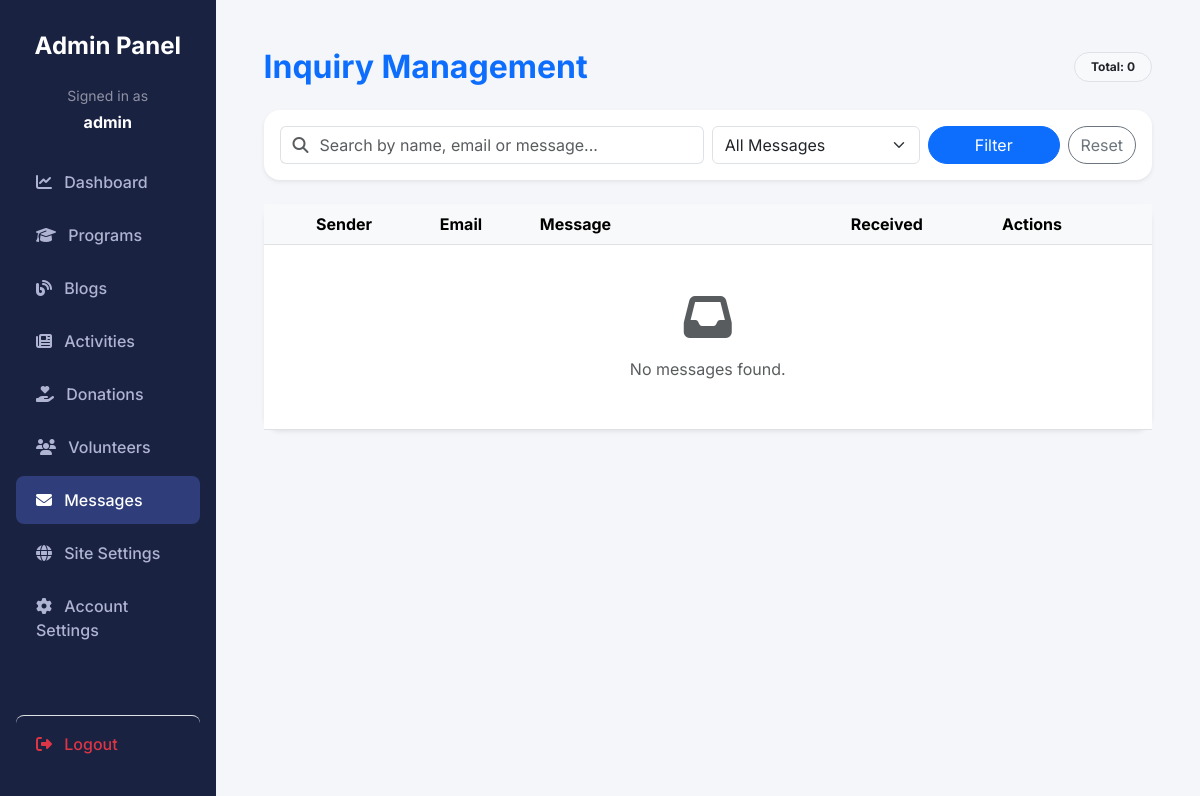
The page /backend/contacts.php (signed in) on the database as committed earlier.
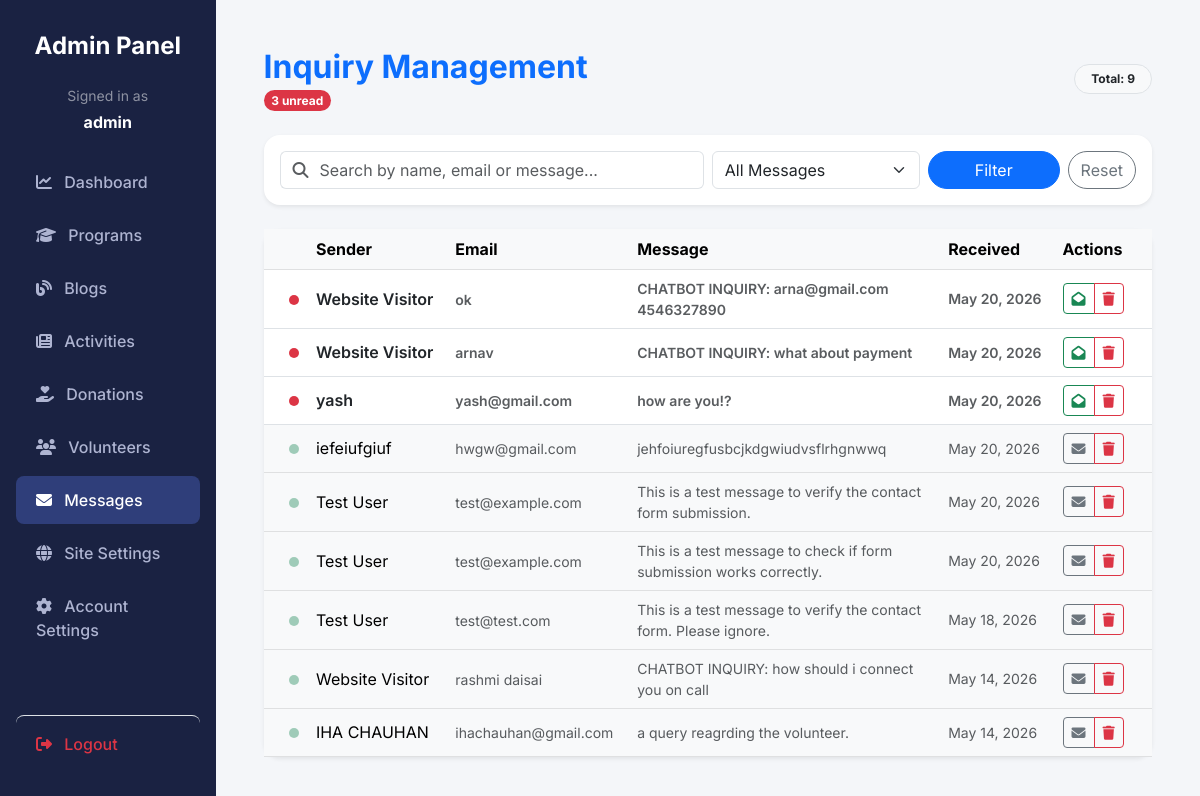
The same page on the database as committed later.
### tables this page shows
CREATE TABLE `contacts` (
  `id` int(11) NOT NULL AUTO_INCREMENT,
  `name` varchar(255) NOT NULL,
  `email` varchar(255) NOT NULL,
  `message` text NOT NULL,
  `status` enum('pending','resolved') DEFAULT 'pending',
  `created_at` timestamp NOT NULL DEFAULT current_timestamp(),
  `read_status` tinyint(1) NOT NULL DEFAULT 0,
  PRIMARY KEY (`id`)
);

### backend/contacts.php (the view, shortened to what the changed rows need)
<?php
require_once 'includes/header.php';
$search  = trim($_GET['search'] ?? '');
$filter  = $_GET['filter']  ?? 'all';
$page    = max(1, (int)($_GET['page'] ?? 1));
$per_page = 10;
$offset  = ($page - 1) * $per_page;
$where_clauses = [];
$params        = [];
$where_sql = $where_clauses ? 'WHERE ' . implode(' AND ', $where_clauses) : '';
$count_stmt = $pdo->prepare("SELECT COUNT(*) FROM contacts $where_sql");
$count_stmt->execute($params);
$total      = (int)$count_stmt->fetchColumn();
$total_pages = max(1, ceil($total / $per_page));
$page = min($page, $total_pages);
$stmt = $pdo->prepare("SELECT * FROM contacts $where_sql ORDER BY read_status ASC, created_at DESC LIMIT $per_page OFFSET $offset");
$stmt->execute($params);
$messages = $stmt->fetchAll();
$unread_total = (int)$pdo->query("SELECT COUNT(*) FROM contacts WHERE read_status = 0")->fetchColumn();
?>
<div class="d-flex justify-content-between align-items-center mb-4 flex-wrap gap-3">
    <div>
        <h2 class="fw-bold text-primary mb-0">Inquiry Management</h2>
        <?php if ($unread_total > 0): ?>
        <span class="badge bg-danger rounded-pill mt-1"><?= $unread_total ?> unread</span>
        <?php endif; ?>
    </div>
    <div class="d-flex gap-2 flex-wrap">
        <span class="badge bg-light text-dark border px-3 py-2 rounded-pill">Total: <?= $total ?></span>
    </div>
</div>
<div class="card border-0 shadow-sm rounded-4">
    <div class="card-body p-0">
        <div class="table-responsive">
            <table class="table table-hover align-middle mb-0">
                <thead class="table-light">
                    <tr>
                        <th class="ps-4" width="5%"></th>
                        <th>Sender</th>
                        <th>Email</th>
                        <th width="35%">Message</th>
                        <th>Received</th>
                        <th class="pe-4">Actions</th>
                    </tr>
                </thead>
                <tbody>
                    <?php foreach ($messages as $m): ?>
                    <?php $is_read = (bool)$m['read_status']; ?>
                    <tr class="<?= $is_read ? 'table-light' : 'fw-semibold' ?>">
                        <td class="ps-4 text-center">
                            <?php if (!$is_read): ?>
                                <span class="badge bg-danger rounded-circle p-1" title="Unread" style="width:10px;height:10px;display:inline-block;"></span>
                            <?php else: ?>
                                <span class="badge bg-success rounded-circle p-1" title="Read" style="width:10px;height:10px;display:inline-block;opacity:0.4;"></span>
                            <?php endif; ?>
                        </td>
                        <td>
                            <div><?= htmlspecialchars($m['name'] ?: 'Website Visitor') ?></div>
                        </td>
                        <td><a href="mailto:<?= htmlspecialchars($m['email']) ?>" class="text-decoration-none text-muted small"><?= htmlspecialchars($m['email']) ?></a></td>
                        <td>
                            <div class="small text-muted" style="max-height:80px;overflow-y:auto;">
                                <?= nl2br(htmlspecialchars($m['message'])) ?>
                            </div>
                        </td>
                        <td class="text-muted small"><?= date('M d, Y', strtotime($m['created_at'])) ?></td>
                        <td class="pe-4">
                            <div class="btn-group btn-group-sm">
                                <?php
                                $back_params = http_build_query(array_filter(['search'=>$search,'filter'=>$filter,'page'=>$page]));
                                $back = $back_params ? "&$back_params" : '';
                                ?>
                                <a href="contacts.php?toggle_read=<?= $m['id'] . $back ?>"
                                   class="btn <?= $is_read ? 'btn-outline-secondary' : 'btn-outline-success' ?>"
                                   title="<?= $is_read ? 'Mark as Unread' : 'Mark as Read' ?>">
                                    <i class="fas <?= $is_read ? 'fa-envelope' : 'fa-envelope-open' ?>"></i>
                                </a>
                                <a href="contacts.php?delete=<?= $m['id'] ?>"
                                   class="btn btn-outline-danger"
                                   onclick="return confirm('Delete this message permanently?')"
                                   title="Delete">
                                    <i class="fas fa-trash"></i>
                                </a>
                            </div>
                        </td>
                    </tr>
                    <?php endforeach; ?>
                    <?php if (empty($messages)): ?>
                    <tr><td colspan="6" class="text-center py-5 text-muted">
                        <i class="fas fa-inbox fa-3x mb-3 d-block"></i>No messages found.
                    </td></tr>
                    <?php endif; ?>
                </tbody>
            </table>
        </div>
    </div>
</div>
<?php require_once 'includes/footer.php'; ?>

Rows that differ between the two databases and show on the page:
added contacts: read_status 0 (drawn), name "Website Visitor", email "ok", message "CHATBOT INQUIRY: arna@gmail.com 4546327890", created_at "May 20, 2026"
added contacts: read_status 0 (drawn), name "Website Visitor", email "arnav", message "CHATBOT INQUIRY: what about payment", created_at "May 20, 2026"
added contacts: read_status 0 (drawn), name "yash", email "yash@gmail.com", message "how are you!?", created_at "May 20, 2026"
added contacts: read_status 1 (drawn), name "iefeiufgiuf", email "hwgw@gmail.com", message "jehfoiuregfusbcjkdgwiudvsflrhgnwwq", created_at "May 20, 2026"
added contacts: read_status 1 (drawn), name "Test User", email "test@example.com", message "This is a test message to verify the contact form submission.", created_at "May 20, 2026"
added contacts: read_status 1 (drawn), name "Test User", email "test@example.com", message "This is a test message to check if form submission works correctly.", created_at "May 20, 2026"
added contacts: read_status 1 (drawn), name "Test User", email "test@test.com", message "This is a test message to verify the contact form. Please ignore.", created_at "May 18, 2026"
added contacts: read_status 1 (drawn), name "Website Visitor", email "rashmi daisai", message "CHATBOT INQUIRY: how should i connect you on call", created_at "May 14, 2026"
added contacts: read_status 1 (drawn), name "IHA CHAUHAN", email "ihachauhan@gmail.com", message "a query reagrding the volunteer.", created_at "May 14, 2026"
Other text that changed with them:
$unread_total: (not shown) → "3"
$total: "0" → "9"
text no longer shown: "No messages found."
text now shown: "unread"
